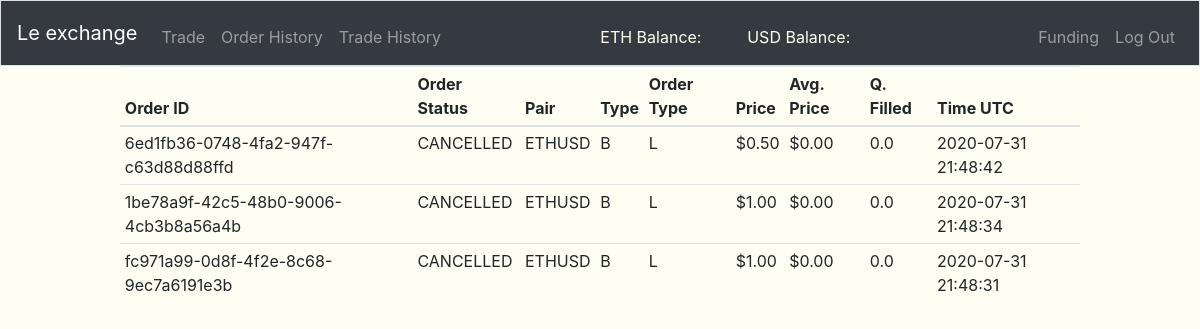
The app's page /order-history (signed in) with its own data.
### tables this page shows
CREATE TABLE "order_history" (
	"order_id"	VARCHAR(255) NOT NULL,
	"user_id"	INTEGER NOT NULL,
	"pair"	VARCHAR(255) NOT NULL,
	"type"	CHAR(1) NOT NULL,
	"ordertype"	CHAR(1) NOT NULL,
	"price"	REAL NOT NULL,
	"avg_price"	REAL NOT NULL,
	"quantity_filled"	REAL NOT NULL,
	"time"	INTEGER NOT NULL,
	"status"	TEXT NOT NULL,
	PRIMARY KEY("order_id")
);

### views.py (the view)
@app.route('/order-history', methods=["GET"])
@login_required
def order_history():
    order_history = db.execute(
        "SELECT * FROM order_history WHERE user_id = :id ORDER BY time DESC", id=session["user_id"])
    return render_template("history.html", order_history=order_history)

### app.py (called while the page is built)
@app.after_request
def after_request(response):
    response.headers["Cache-Control"] = "no-cache, no-store, must-revalidate"
    response.headers["Expires"] = 0
    response.headers["Pragma"] = "no-cache"
    return response

### helper.py (called while the page is built)
def login_required(f):
    @wraps(f)
    def decorated_function(*args, **kwargs):
        if session.get("user_id") is None:
            return redirect("/login"), 403
        return f(*args, **kwargs)
    return decorated_function

def usd(value):
    return f"${value:,.2f}"

def timeformater(time):
    return datetime.datetime.utcfromtimestamp(time)

### templates/history.html (shortened to what this page needs)
{% extends "layout.html" %}
{% block main %}
<table class="table table-hover table-sm" style="width: 80%; margin-left: auto; margin-right: auto;">
  <thead s>
    <tr>
      <th scope="col">Order ID</th>
      <th scope="col">Order Status</th>
      <th scope="col">Pair</th>
      <th scope="col">Type</th>
      <th scope="col">Order Type</th>
      <th scope="col">Price</th>
      <th scope="col">Avg. Price</th>
      <th scope="col">Q. Filled</th>
      <th scope="col">Time UTC</th>
    </tr>
  </thead>
  <tbody>
    {% for i in order_history %}
      <tr>
        <td>{{i.order_id}}</td>
        <td>{{i.status}}</td>
        <td>{{i.pair}}</td>
        <td>{{i.type}}</td>
        <td>{{i.ordertype}}</td>
        <td>{{i.price|usd}}</td>
        <td>{{i.avg_price|usd}}</td>
        <td>{{i.quantity_filled}}</td>
        <td>{{i.time|timeformater}}</td>
      </tr>
    {% endfor %}
  </tbody>
</table>
{% endblock %}

### records on screen
order_history: order_id "6ed1fb36-0748-4fa2-947f-c63d88d88ffd", status "CANCELLED", pair "ETHUSD", type "B", ordertype "L", price "$0.50", avg_price "$0.00", quantity_filled "0.0", time "2020-07-31 21:48:42"
order_history: order_id "1be78a9f-42c5-48b0-9006-4cb3b8a56a4b", status "CANCELLED", pair "ETHUSD", type "B", ordertype "L", price "$1.00", avg_price "$0.00", quantity_filled "0.0", time "2020-07-31 21:48:34"
order_history: order_id "fc971a99-0d8f-4f2e-8c68-9ec7a6191e3b", status "CANCELLED", pair "ETHUSD", type "B", ordertype "L", price "$1.00", avg_price "$0.00", quantity_filled "0.0", time "2020-07-31 21:48:31"
